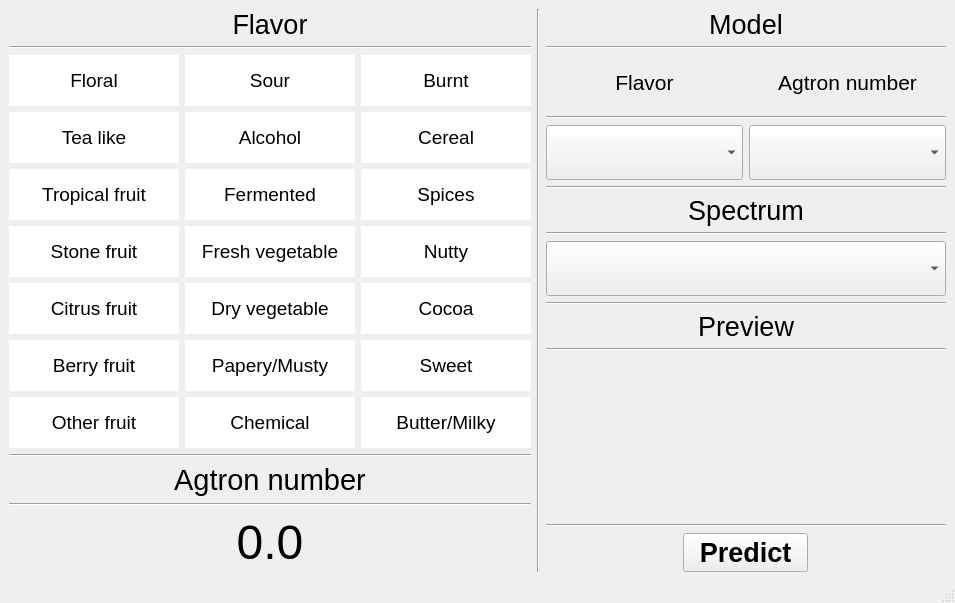
<?xml version="1.0" encoding="UTF-8"?>
<ui version="4.0">
 <class>MainWindow</class>
 <widget class="QMainWindow" name="MainWindow">
  <property name="geometry">
   <rect>
    <x>0</x>
    <y>0</y>
    <width>955</width>
    <height>603</height>
   </rect>
  </property>
  <property name="windowTitle">
   <string>MainWindow</string>
  </property>
  <widget class="QWidget" name="centralwidget">
   <layout class="QHBoxLayout" name="horizontalLayout">
    <item>
     <layout class="QVBoxLayout" name="verticalLayout_2">
      <item>
       <widget class="QLabel" name="label_flavor">
        <property name="sizePolicy">
         <sizepolicy hsizetype="Preferred" vsizetype="Fixed">
          <horstretch>0</horstretch>
          <verstretch>0</verstretch>
         </sizepolicy>
        </property>
        <property name="font">
         <font>
          <family>Arial</family>
          <pointsize>20</pointsize>
         </font>
        </property>
        <property name="text">
         <string>Flavor</string>
        </property>
        <property name="alignment">
         <set>Qt::AlignCenter</set>
        </property>
       </widget>
      </item>
      <item>
       <widget class="Line" name="line_2">
        <property name="orientation">
         <enum>Qt::Horizontal</enum>
        </property>
       </widget>
      </item>
      <item>
       <layout class="QGridLayout" name="gridLayout">
        <item row="2" column="0">
         <widget class="QLabel" name="label_tropical">
          <property name="font">
           <font>
            <family>Arial</family>
            <pointsize>14</pointsize>
           </font>
          </property>
          <property name="statusTip">
           <string>Tropical fruit</string>
          </property>
          <property name="styleSheet">
           <string notr="true">background-color: rgb(255, 255, 255);</string>
          </property>
          <property name="text">
           <string>Tropical fruit</string>
          </property>
          <property name="alignment">
           <set>Qt::AlignCenter</set>
          </property>
         </widget>
        </item>
        <item row="5" column="0">
         <widget class="QLabel" name="label_berry">
          <property name="font">
           <font>
            <family>Arial</family>
            <pointsize>14</pointsize>
           </font>
          </property>
          <property name="statusTip">
           <string>Berry fruit</string>
          </property>
          <property name="styleSheet">
           <string notr="true">background-color: rgb(255, 255, 255);</string>
          </property>
          <property name="text">
           <string>Berry fruit</string>
          </property>
          <property name="alignment">
           <set>Qt::AlignCenter</set>
          </property>
         </widget>
        </item>
        <item row="3" column="0">
         <widget class="QLabel" name="label_stone">
          <property name="font">
           <font>
            <family>Arial</family>
            <pointsize>14</pointsize>
           </font>
          </property>
          <property name="statusTip">
           <string>Stone fruit</string>
          </property>
          <property name="styleSheet">
           <string notr="true">background-color: rgb(255, 255, 255);</string>
          </property>
          <property name="text">
           <string>Stone fruit</string>
          </property>
          <property name="alignment">
           <set>Qt::AlignCenter</set>
          </property>
         </widget>
        </item>
        <item row="0" column="0">
         <widget class="QLabel" name="label_floral">
          <property name="font">
           <font>
            <family>Arial</family>
            <pointsize>14</pointsize>
           </font>
          </property>
          <property name="statusTip">
           <string>Floral</string>
          </property>
          <property name="autoFillBackground">
           <bool>false</bool>
          </property>
          <property name="styleSheet">
           <string notr="true">background-color: rgb(255, 255, 255);</string>
          </property>
          <property name="text">
           <string>Floral</string>
          </property>
          <property name="alignment">
           <set>Qt::AlignCenter</set>
          </property>
         </widget>
        </item>
        <item row="3" column="2">
         <widget class="QLabel" name="label_nutty">
          <property name="font">
           <font>
            <family>Arial</family>
            <pointsize>14</pointsize>
           </font>
          </property>
          <property name="statusTip">
           <string>Nutty</string>
          </property>
          <property name="styleSheet">
           <string notr="true">background-color: rgb(255, 255, 255);</string>
          </property>
          <property name="text">
           <string>Nutty</string>
          </property>
          <property name="alignment">
           <set>Qt::AlignCenter</set>
          </property>
         </widget>
        </item>
        <item row="4" column="0">
         <widget class="QLabel" name="label_citrus">
          <property name="font">
           <font>
            <family>Arial</family>
            <pointsize>14</pointsize>
           </font>
          </property>
          <property name="statusTip">
           <string>Citrus fruit</string>
          </property>
          <property name="styleSheet">
           <string notr="true">background-color: rgb(255, 255, 255);</string>
          </property>
          <property name="text">
           <string>Citrus fruit</string>
          </property>
          <property name="alignment">
           <set>Qt::AlignCenter</set>
          </property>
         </widget>
        </item>
        <item row="2" column="2">
         <widget class="QLabel" name="label_spices">
          <property name="font">
           <font>
            <family>Arial</family>
            <pointsize>14</pointsize>
           </font>
          </property>
          <property name="statusTip">
           <string>Spices</string>
          </property>
          <property name="styleSheet">
           <string notr="true">background-color: rgb(255, 255, 255);</string>
          </property>
          <property name="text">
           <string>Spices</string>
          </property>
          <property name="alignment">
           <set>Qt::AlignCenter</set>
          </property>
         </widget>
        </item>
        <item row="4" column="2">
         <widget class="QLabel" name="label_cocoa">
          <property name="font">
           <font>
            <family>Arial</family>
            <pointsize>14</pointsize>
           </font>
          </property>
          <property name="statusTip">
           <string>Cocoa</string>
          </property>
          <property name="styleSheet">
           <string notr="true">background-color: rgb(255, 255, 255);</string>
          </property>
          <property name="text">
           <string>Cocoa</string>
          </property>
          <property name="alignment">
           <set>Qt::AlignCenter</set>
          </property>
         </widget>
        </item>
        <item row="0" column="2">
         <widget class="QLabel" name="label_burnt">
          <property name="font">
           <font>
            <family>Arial</family>
            <pointsize>14</pointsize>
           </font>
          </property>
          <property name="statusTip">
           <string>Burnt</string>
          </property>
          <property name="styleSheet">
           <string notr="true">background-color: rgb(255, 255, 255);</string>
          </property>
          <property name="text">
           <string>Burnt</string>
          </property>
          <property name="alignment">
           <set>Qt::AlignCenter</set>
          </property>
         </widget>
        </item>
        <item row="1" column="2">
         <widget class="QLabel" name="label_cereal">
          <property name="font">
           <font>
            <family>Arial</family>
            <pointsize>14</pointsize>
           </font>
          </property>
          <property name="statusTip">
           <string>Cereal</string>
          </property>
          <property name="styleSheet">
           <string notr="true">background-color: rgb(255, 255, 255);</string>
          </property>
          <property name="text">
           <string>Cereal</string>
          </property>
          <property name="alignment">
           <set>Qt::AlignCenter</set>
          </property>
         </widget>
        </item>
        <item row="1" column="0">
         <widget class="QLabel" name="label_tealike">
          <property name="font">
           <font>
            <family>Arial</family>
            <pointsize>14</pointsize>
           </font>
          </property>
          <property name="statusTip">
           <string>Tea like</string>
          </property>
          <property name="styleSheet">
           <string notr="true">background-color: rgb(255, 255, 255);</string>
          </property>
          <property name="text">
           <string>Tea like</string>
          </property>
          <property name="alignment">
           <set>Qt::AlignCenter</set>
          </property>
         </widget>
        </item>
        <item row="6" column="0">
         <widget class="QLabel" name="label_other">
          <property name="font">
           <font>
            <family>Arial</family>
            <pointsize>14</pointsize>
           </font>
          </property>
          <property name="statusTip">
           <string>Other fruit</string>
          </property>
          <property name="styleSheet">
           <string notr="true">background-color: rgb(255, 255, 255);</string>
          </property>
          <property name="text">
           <string>Other fruit</string>
          </property>
          <property name="alignment">
           <set>Qt::AlignCenter</set>
          </property>
         </widget>
        </item>
        <item row="6" column="2">
         <widget class="QLabel" name="label_butter">
          <property name="font">
           <font>
            <family>Arial</family>
            <pointsize>14</pointsize>
           </font>
          </property>
          <property name="statusTip">
           <string>Butter/Milky</string>
          </property>
          <property name="styleSheet">
           <string notr="true">background-color: rgb(255, 255, 255);</string>
          </property>
          <property name="text">
           <string>Butter/Milky</string>
          </property>
          <property name="alignment">
           <set>Qt::AlignCenter</set>
          </property>
         </widget>
        </item>
        <item row="2" column="1">
         <widget class="QLabel" name="label_fermented">
          <property name="font">
           <font>
            <family>Arial</family>
            <pointsize>14</pointsize>
           </font>
          </property>
          <property name="statusTip">
           <string>Fermented</string>
          </property>
          <property name="styleSheet">
           <string notr="true">background-color: rgb(255, 255, 255);</string>
          </property>
          <property name="text">
           <string>Fermented</string>
          </property>
          <property name="alignment">
           <set>Qt::AlignCenter</set>
          </property>
         </widget>
        </item>
        <item row="0" column="1">
         <widget class="QLabel" name="label_sour">
          <property name="font">
           <font>
            <family>Arial</family>
            <pointsize>14</pointsize>
           </font>
          </property>
          <property name="statusTip">
           <string>Sour</string>
          </property>
          <property name="styleSheet">
           <string notr="true">background-color: rgb(255, 255, 255);</string>
          </property>
          <property name="text">
           <string>Sour</string>
          </property>
          <property name="alignment">
           <set>Qt::AlignCenter</set>
          </property>
         </widget>
        </item>
        <item row="1" column="1">
         <widget class="QLabel" name="label_alcohol">
          <property name="font">
           <font>
            <family>Arial</family>
            <pointsize>14</pointsize>
           </font>
          </property>
          <property name="statusTip">
           <string>Alcohol</string>
          </property>
          <property name="styleSheet">
           <string notr="true">background-color: rgb(255, 255, 255);</string>
          </property>
          <property name="text">
           <string>Alcohol</string>
          </property>
          <property name="alignment">
           <set>Qt::AlignCenter</set>
          </property>
         </widget>
        </item>
        <item row="3" column="1">
         <widget class="QLabel" name="label_fresh">
          <property name="font">
           <font>
            <family>Arial</family>
            <pointsize>14</pointsize>
           </font>
          </property>
          <property name="statusTip">
           <string>Fresh vegetable</string>
          </property>
          <property name="styleSheet">
           <string notr="true">background-color: rgb(255, 255, 255);</string>
          </property>
          <property name="text">
           <string>Fresh vegetable</string>
          </property>
          <property name="alignment">
           <set>Qt::AlignCenter</set>
          </property>
         </widget>
        </item>
        <item row="4" column="1">
         <widget class="QLabel" name="label_dry">
          <property name="font">
           <font>
            <family>Arial</family>
            <pointsize>14</pointsize>
           </font>
          </property>
          <property name="statusTip">
           <string>Dry vegetable</string>
          </property>
          <property name="styleSheet">
           <string notr="true">background-color: rgb(255, 255, 255);</string>
          </property>
          <property name="text">
           <string>Dry vegetable</string>
          </property>
          <property name="alignment">
           <set>Qt::AlignCenter</set>
          </property>
         </widget>
        </item>
        <item row="5" column="1">
         <widget class="QLabel" name="label_papery">
          <property name="font">
           <font>
            <family>Arial</family>
            <pointsize>14</pointsize>
           </font>
          </property>
          <property name="statusTip">
           <string>Papery/Musty</string>
          </property>
          <property name="styleSheet">
           <string notr="true">background-color: rgb(255, 255, 255);</string>
          </property>
          <property name="text">
           <string>Papery/Musty</string>
          </property>
          <property name="alignment">
           <set>Qt::AlignCenter</set>
          </property>
         </widget>
        </item>
        <item row="6" column="1">
         <widget class="QLabel" name="label_chemical">
          <property name="font">
           <font>
            <family>Arial</family>
            <pointsize>14</pointsize>
           </font>
          </property>
          <property name="statusTip">
           <string>Chemical</string>
          </property>
          <property name="styleSheet">
           <string notr="true">background-color: rgb(255, 255, 255);</string>
          </property>
          <property name="text">
           <string>Chemical</string>
          </property>
          <property name="alignment">
           <set>Qt::AlignCenter</set>
          </property>
         </widget>
        </item>
        <item row="5" column="2">
         <widget class="QLabel" name="label_sweet">
          <property name="font">
           <font>
            <family>Arial</family>
            <pointsize>14</pointsize>
           </font>
          </property>
          <property name="statusTip">
           <string>Sweet</string>
          </property>
          <property name="styleSheet">
           <string notr="true">background-color: rgb(255, 255, 255);</string>
          </property>
          <property name="text">
           <string>Sweet</string>
          </property>
          <property name="alignment">
           <set>Qt::AlignCenter</set>
          </property>
         </widget>
        </item>
       </layout>
      </item>
      <item>
       <widget class="Line" name="line_3">
        <property name="orientation">
         <enum>Qt::Horizontal</enum>
        </property>
       </widget>
      </item>
      <item>
       <widget class="QLabel" name="label_agtron_number">
        <property name="sizePolicy">
         <sizepolicy hsizetype="Preferred" vsizetype="Fixed">
          <horstretch>0</horstretch>
          <verstretch>0</verstretch>
         </sizepolicy>
        </property>
        <property name="font">
         <font>
          <family>Arial</family>
          <pointsize>22</pointsize>
         </font>
        </property>
        <property name="text">
         <string>Agtron number</string>
        </property>
        <property name="alignment">
         <set>Qt::AlignCenter</set>
        </property>
       </widget>
      </item>
      <item>
       <widget class="Line" name="line_5">
        <property name="orientation">
         <enum>Qt::Horizontal</enum>
        </property>
       </widget>
      </item>
      <item>
       <widget class="QLabel" name="label_agtron">
        <property name="maximumSize">
         <size>
          <width>16777215</width>
          <height>60</height>
         </size>
        </property>
        <property name="font">
         <font>
          <family>Arial</family>
          <pointsize>36</pointsize>
         </font>
        </property>
        <property name="statusTip">
         <string>Agtron number</string>
        </property>
        <property name="text">
         <string>0.0</string>
        </property>
        <property name="alignment">
         <set>Qt::AlignCenter</set>
        </property>
       </widget>
      </item>
     </layout>
    </item>
    <item>
     <widget class="Line" name="line_4">
      <property name="orientation">
       <enum>Qt::Vertical</enum>
      </property>
     </widget>
    </item>
    <item>
     <layout class="QVBoxLayout" name="verticalLayout" stretch="0,0,0,0,0,0,0,0,0,0,0,0,0,0,0">
      <property name="sizeConstraint">
       <enum>QLayout::SetDefaultConstraint</enum>
      </property>
      <item>
       <widget class="QLabel" name="label_model">
        <property name="sizePolicy">
         <sizepolicy hsizetype="Minimum" vsizetype="Fixed">
          <horstretch>0</horstretch>
          <verstretch>0</verstretch>
         </sizepolicy>
        </property>
        <property name="maximumSize">
         <size>
          <width>400</width>
          <height>16777215</height>
         </size>
        </property>
        <property name="font">
         <font>
          <family>Arial</family>
          <pointsize>20</pointsize>
         </font>
        </property>
        <property name="text">
         <string>Model</string>
        </property>
        <property name="alignment">
         <set>Qt::AlignCenter</set>
        </property>
       </widget>
      </item>
      <item>
       <widget class="Line" name="line_14">
        <property name="orientation">
         <enum>Qt::Horizontal</enum>
        </property>
       </widget>
      </item>
      <item>
       <layout class="QHBoxLayout" name="horizontalLayout_2">
        <item>
         <widget class="QLabel" name="label_2">
          <property name="font">
           <font>
            <family>Arial</family>
            <pointsize>16</pointsize>
           </font>
          </property>
          <property name="text">
           <string>Flavor</string>
          </property>
          <property name="alignment">
           <set>Qt::AlignCenter</set>
          </property>
         </widget>
        </item>
        <item>
         <widget class="QLabel" name="label">
          <property name="font">
           <font>
            <family>Arial</family>
            <pointsize>16</pointsize>
           </font>
          </property>
          <property name="text">
           <string>Agtron number</string>
          </property>
          <property name="alignment">
           <set>Qt::AlignCenter</set>
          </property>
         </widget>
        </item>
       </layout>
      </item>
      <item>
       <widget class="Line" name="line_20">
        <property name="orientation">
         <enum>Qt::Horizontal</enum>
        </property>
       </widget>
      </item>
      <item>
       <layout class="QHBoxLayout" name="horizontalLayout_4">
        <item>
         <widget class="QComboBox" name="comboBox_flavor_model">
          <property name="sizePolicy">
           <sizepolicy hsizetype="Preferred" vsizetype="Preferred">
            <horstretch>0</horstretch>
            <verstretch>0</verstretch>
           </sizepolicy>
          </property>
          <property name="maximumSize">
           <size>
            <width>400</width>
            <height>16777215</height>
           </size>
          </property>
          <property name="font">
           <font>
            <family>Arial</family>
            <pointsize>12</pointsize>
           </font>
          </property>
          <property name="cursor">
           <cursorShape>PointingHandCursor</cursorShape>
          </property>
          <property name="toolTip">
           <string>Select a flavor model</string>
          </property>
          <property name="statusTip">
           <string>Select a flavor model</string>
          </property>
          <property name="editable">
           <bool>false</bool>
          </property>
         </widget>
        </item>
        <item>
         <widget class="QComboBox" name="comboBox_agtron_model">
          <property name="sizePolicy">
           <sizepolicy hsizetype="Preferred" vsizetype="Preferred">
            <horstretch>0</horstretch>
            <verstretch>0</verstretch>
           </sizepolicy>
          </property>
          <property name="maximumSize">
           <size>
            <width>400</width>
            <height>16777215</height>
           </size>
          </property>
          <property name="font">
           <font>
            <family>Arial</family>
            <pointsize>12</pointsize>
           </font>
          </property>
          <property name="cursor">
           <cursorShape>PointingHandCursor</cursorShape>
          </property>
          <property name="toolTip">
           <string>Select an Agtron model</string>
          </property>
          <property name="statusTip">
           <string>Select an Agtron model</string>
          </property>
          <property name="editable">
           <bool>false</bool>
          </property>
         </widget>
        </item>
       </layout>
      </item>
      <item>
       <widget class="Line" name="line_15">
        <property name="orientation">
         <enum>Qt::Horizontal</enum>
        </property>
       </widget>
      </item>
      <item>
       <widget class="QLabel" name="label_spectrum">
        <property name="sizePolicy">
         <sizepolicy hsizetype="Preferred" vsizetype="Fixed">
          <horstretch>0</horstretch>
          <verstretch>0</verstretch>
         </sizepolicy>
        </property>
        <property name="maximumSize">
         <size>
          <width>400</width>
          <height>16777215</height>
         </size>
        </property>
        <property name="font">
         <font>
          <family>Arial</family>
          <pointsize>20</pointsize>
         </font>
        </property>
        <property name="text">
         <string>Spectrum</string>
        </property>
        <property name="alignment">
         <set>Qt::AlignCenter</set>
        </property>
       </widget>
      </item>
      <item>
       <widget class="Line" name="line_34">
        <property name="orientation">
         <enum>Qt::Horizontal</enum>
        </property>
       </widget>
      </item>
      <item>
       <widget class="QComboBox" name="comboBox_spectrum">
        <property name="sizePolicy">
         <sizepolicy hsizetype="Preferred" vsizetype="Preferred">
          <horstretch>0</horstretch>
          <verstretch>0</verstretch>
         </sizepolicy>
        </property>
        <property name="maximumSize">
         <size>
          <width>400</width>
          <height>16777215</height>
         </size>
        </property>
        <property name="font">
         <font>
          <family>Arial</family>
          <pointsize>12</pointsize>
         </font>
        </property>
        <property name="cursor">
         <cursorShape>PointingHandCursor</cursorShape>
        </property>
        <property name="toolTip">
         <string>Select a spectrum file</string>
        </property>
        <property name="statusTip">
         <string>Select a spectrum file</string>
        </property>
        <property name="editable">
         <bool>false</bool>
        </property>
       </widget>
      </item>
      <item>
       <widget class="Line" name="line_18">
        <property name="orientation">
         <enum>Qt::Horizontal</enum>
        </property>
       </widget>
      </item>
      <item>
       <widget class="QLabel" name="label_preview">
        <property name="sizePolicy">
         <sizepolicy hsizetype="Preferred" vsizetype="Fixed">
          <horstretch>0</horstretch>
          <verstretch>0</verstretch>
         </sizepolicy>
        </property>
        <property name="maximumSize">
         <size>
          <width>400</width>
          <height>16777215</height>
         </size>
        </property>
        <property name="font">
         <font>
          <family>Arial</family>
          <pointsize>20</pointsize>
         </font>
        </property>
        <property name="text">
         <string>Preview</string>
        </property>
        <property name="alignment">
         <set>Qt::AlignCenter</set>
        </property>
       </widget>
      </item>
      <item>
       <widget class="Line" name="line_27">
        <property name="orientation">
         <enum>Qt::Horizontal</enum>
        </property>
       </widget>
      </item>
      <item>
       <widget class="MplCanvas" name="widget_preview" native="true">
        <property name="sizePolicy">
         <sizepolicy hsizetype="Preferred" vsizetype="Fixed">
          <horstretch>0</horstretch>
          <verstretch>0</verstretch>
         </sizepolicy>
        </property>
        <property name="minimumSize">
         <size>
          <width>400</width>
          <height>161</height>
         </size>
        </property>
        <property name="maximumSize">
         <size>
          <width>400</width>
          <height>161</height>
         </size>
        </property>
        <property name="font">
         <font>
          <family>Arial</family>
          <pointsize>16</pointsize>
         </font>
        </property>
        <property name="toolTip">
         <string>&lt;!DOCTYPE HTML PUBLIC &quot;-//W3C//DTD HTML 4.0//EN&quot; &quot;http://www.w3.org/TR/REC-html40/strict.dtd&quot;&gt;
&lt;html&gt;&lt;head&gt;&lt;meta name=&quot;qrichtext&quot; content=&quot;1&quot; /&gt;&lt;style type=&quot;text/css&quot;&gt;
p, li { white-space: pre-wrap; }
&lt;/style&gt;&lt;/head&gt;&lt;body style=&quot; font-family:'Arial'; font-size:16pt; font-weight:400; font-style:normal;&quot;&gt;
&lt;p style=&quot; margin-top:0px; margin-bottom:0px; margin-left:0px; margin-right:0px; -qt-block-indent:0; text-indent:0px;&quot;&gt;&lt;span style=&quot; font-family:'PMingLiU'; font-size:9pt;&quot;&gt;Spectrum preview&lt;/span&gt;&lt;/p&gt;&lt;/body&gt;&lt;/html&gt;</string>
        </property>
        <property name="statusTip">
         <string>Spectrum preview</string>
        </property>
       </widget>
      </item>
      <item>
       <widget class="Line" name="line_19">
        <property name="orientation">
         <enum>Qt::Horizontal</enum>
        </property>
       </widget>
      </item>
      <item>
       <layout class="QHBoxLayout" name="horizontalLayout_3">
        <item>
         <widget class="QPushButton" name="pushButton_predict">
          <property name="maximumSize">
           <size>
            <width>125</width>
            <height>16777215</height>
           </size>
          </property>
          <property name="font">
           <font>
            <family>Arial</family>
            <pointsize>20</pointsize>
            <weight>75</weight>
            <bold>true</bold>
           </font>
          </property>
          <property name="cursor">
           <cursorShape>PointingHandCursor</cursorShape>
          </property>
          <property name="toolTip">
           <string>Predict</string>
          </property>
          <property name="statusTip">
           <string>Predict flavor and Agtron number</string>
          </property>
          <property name="text">
           <string>Predict</string>
          </property>
         </widget>
        </item>
       </layout>
      </item>
     </layout>
    </item>
   </layout>
  </widget>
  <widget class="QStatusBar" name="statusbar"/>
  <action name="action_open_spectrum">
   <property name="checkable">
    <bool>false</bool>
   </property>
   <property name="icon">
    <iconset>
     <normaloff>lib/icons/open.png</normaloff>lib/icons/open.png</iconset>
   </property>
   <property name="text">
    <string>open_spectrum</string>
   </property>
   <property name="toolTip">
    <string>Open a spectrum file</string>
   </property>
   <property name="font">
    <font>
     <family>Arial</family>
     <pointsize>14</pointsize>
    </font>
   </property>
  </action>
  <action name="action_about">
   <property name="icon">
    <iconset>
     <normaloff>lib/icons/about.png</normaloff>lib/icons/about.png</iconset>
   </property>
   <property name="text">
    <string>about</string>
   </property>
   <property name="toolTip">
    <string>About this app</string>
   </property>
   <property name="font">
    <font>
     <pointsize>14</pointsize>
    </font>
   </property>
  </action>
  <action name="action_save_as">
   <property name="icon">
    <iconset>
     <normaloff>lib/icons/save.png</normaloff>lib/icons/save.png</iconset>
   </property>
   <property name="text">
    <string>save_as</string>
   </property>
   <property name="toolTip">
    <string>Save coffee infomation</string>
   </property>
   <property name="font">
    <font>
     <pointsize>14</pointsize>
    </font>
   </property>
  </action>
 </widget>
 <customwidgets>
  <customwidget>
   <class>MplCanvas</class>
   <extends>QWidget</extends>
   <header>mplcanvas.h</header>
   <container>1</container>
  </customwidget>
 </customwidgets>
 <resources/>
 <connections/>
</ui>
